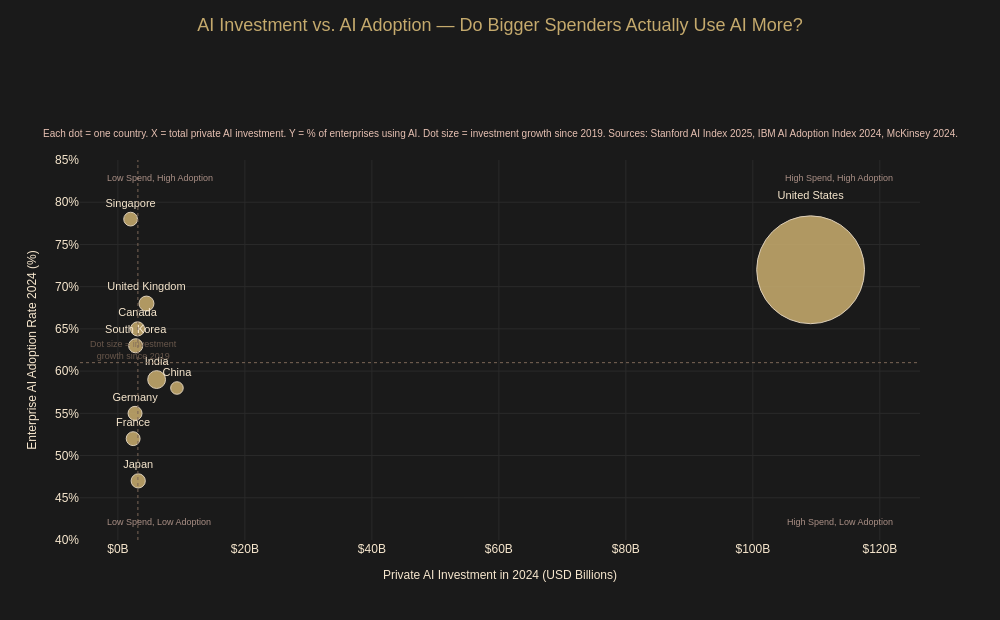

Here is the notebook cell this chart was saved with:
### Code cell
# ══════════════════════════════════════════════════════════════════════════════
# CELL 14 — Load and Clean Investment Data
# ══════════════════════════════════════════════════════════════════════════════
# What this cell does:
#   - Loads the investment dataset (which has 2 header rows we skip)
#   - Cleans out rows we don't need (global totals, footnotes)
#   - Converts all year columns to proper numbers
#   - Adds an AI Adoption % column so we can compare investment vs adoption
#   - Result: one clean dataframe called df_invest, ready for charting

import pandas as pd  # pandas reads our CSV files

# Load the CSV — skiprows=2 skips the title row and source row at the top
df_raw = pd.read_csv(
    "E:/EVELORA/evelora-ai-adoption-index/data/raw/4_Investment_By_Country.csv",
    skiprows=2  # the first 2 rows are a title and source note, not real data
)

# Drop the Notes column — we don't need the text explanations in our chart
df_raw = df_raw.drop(columns=["Notes"])

# Remove rows that are NOT individual countries
# The dataset includes global totals and a footnote row — we filter those out
exclude = ["Global Total (Corp)", "of which: GenAI", "European Union"]
# European Union is excluded because it overlaps with Germany/France which are separate
df_invest = df_raw[~df_raw["Country / Region"].isin(exclude)].copy()
# ~ means NOT — so this keeps every row that is NOT in the exclude list

# Drop any rows where the country name is missing (e.g. the source footnote row)
df_invest = df_invest.dropna(subset=["Country / Region"])

# Rename columns so they're clean and easy to use
df_invest.columns = ["Country", "2019", "2020", "2021", "2022", "2023", "2024"]

# Convert all year columns from text to actual numbers
# errors='coerce' means: if a value can't be converted (like "—"), turn it into NaN
for col in ["2019", "2020", "2021", "2022", "2023", "2024"]:
    df_invest[col] = pd.to_numeric(df_invest[col], errors="coerce")

# Add a Growth column — how much did investment grow from 2019 to 2024?
# This tells us which countries scaled their AI spending the fastest
df_invest["Growth_2019_2024"] = df_invest["2024"] - df_invest["2019"]

# Add AI Adoption % for 2024 per country
# Source: IBM Global AI Adoption Index 2024 + McKinsey State of AI 2024
# These are enterprise-level AI adoption rates (% of companies using AI)
adoption_map = {
    "United States"  : 72,   # IBM AI Adoption Index 2024
    "China"          : 58,   # McKinsey State of AI 2024
    "United Kingdom" : 68,   # IBM AI Adoption Index 2024
    "India"          : 59,   # IBM AI Adoption Index 2024
    "Canada"         : 65,   # IBM AI Adoption Index 2024
    "Germany"        : 55,   # McKinsey State of AI 2024
    "France"         : 52,   # McKinsey State of AI 2024
    "South Korea"    : 63,   # Stanford HAI AI Index 2025
    "Japan"          : 47,   # Stanford HAI AI Index 2025
    "Singapore"      : 78,   # IBM AI Adoption Index 2024 — top in APAC
}

# Map the adoption values onto our dataframe using the country name as the key
df_invest["Adoption_2024"] = df_invest["Country"].map(adoption_map)

# Drop any countries that didn't get a match (countries not in our adoption_map)
df_invest = df_invest.dropna(subset=["Adoption_2024"])

# Reset the row index so it starts cleanly from 0
df_invest = df_invest.reset_index(drop=True)

# Quick check — print the columns we care about
print("=== Investment + Adoption Data — Ready for Chart ===")
print(df_invest[["Country", "2024", "Growth_2019_2024", "Adoption_2024"]].to_string())
print()
print(f"Total countries: {len(df_invest)}")
print("All good — ready for Cell 15.")


# ══════════════════════════════════════════════════════════════════════════════
# CELL 15 — Chart 6: Investment vs Adoption Scatter Plot
# ══════════════════════════════════════════════════════════════════════════════
# What this cell does:
#   - Builds a scatter plot where each dot is one country
#   - X axis = how much that country invested in AI in 2024 (USD billions)
#   - Y axis = how many companies in that country are actually using AI (%)
#   - Dot size = how fast investment grew from 2019 to 2024
#   - The interesting story: high investment does NOT always mean high adoption
#   - Saved as chart6_investment_vs_adoption.html

import plotly.graph_objects as go  # plotly makes our interactive charts
from assets.evelora_theme import COLORS, BACKGROUND  # always use brand colors

# ── Step 1: Build the scatter trace ──────────────────────────────────────────

fig6 = go.Figure()  # start with a blank figure

fig6.add_trace(go.Scatter(
    # X axis: investment in 2024 in USD billions
    x=df_invest["2024"],

    # Y axis: AI adoption rate in 2024 (% of companies using AI)
    y=df_invest["Adoption_2024"],

    # Show both the dot and the country name label
    mode="markers+text",

    # Country names as the labels
    text=df_invest["Country"],

    # Place labels above each dot so they don't overlap the dot
    textposition="top center",

    # Dot styling
    marker=dict(
        # Dot size = investment growth from 2019 to 2024
        # Multiplied so the difference is visible; +12 sets a minimum size
        size=df_invest["Growth_2019_2024"] * 1.1 + 12,

        # Gold dots — on brand
        color=COLORS["gold"],

        # Slight transparency so overlapping dots still look clean
        opacity=0.88,

        # Thin cream border around each dot for crispness
        line=dict(color=COLORS["cream"], width=1),
    ),

    # Label font — cream so it reads on dark background
    textfont=dict(color=COLORS["cream"], size=11, family="Arial"),

    # What shows when you hover over a dot
    hovertemplate=(
        "<b>%{text}</b><br>"
        "AI Investment 2024: $%{x}B<br>"
        "AI Adoption 2024: %{y}%<br>"
        "<extra></extra>"  # removes the default trace name box
    ),
))

# ── Step 2: Add reference lines to create quadrants ──────────────────────────
# These lines divide the chart into 4 zones so the story is instantly readable

# Calculate midpoints for our reference lines
x_mid = df_invest["2024"].median()      # median investment
y_mid = df_invest["Adoption_2024"].median()  # median adoption

# Vertical line at median investment
fig6.add_vline(
    x=x_mid,
    line_dash="dot",              # dotted so it doesn't dominate
    line_color=COLORS["dark"],    # dark brown — subtle
    line_width=1,
)

# Horizontal line at median adoption
fig6.add_hline(
    y=y_mid,
    line_dash="dot",
    line_color=COLORS["dark"],
    line_width=1,
)

# ── Step 3: Add quadrant labels ───────────────────────────────────────────────
# These tell the reader what each zone means without them having to guess

quadrant_labels = [
    # Top-right: high investment AND high adoption — the leaders
    dict(x=0.97, y=0.97, text="High Spend, High Adoption",
         xanchor="right", yanchor="top"),

    # Top-left: low investment BUT high adoption — efficient adopters
    dict(x=0.03, y=0.97, text="Low Spend, High Adoption",
         xanchor="left", yanchor="top"),

    # Bottom-right: high investment BUT low adoption — overspenders
    dict(x=0.97, y=0.03, text="High Spend, Low Adoption",
         xanchor="right", yanchor="bottom"),

    # Bottom-left: low investment AND low adoption — laggards
    dict(x=0.03, y=0.03, text="Low Spend, Low Adoption",
         xanchor="left", yanchor="bottom"),
]

for ql in quadrant_labels:
    fig6.add_annotation(
        xref="paper", yref="paper",   # paper = relative to chart area (0 to 1)
        x=ql["x"],
        y=ql["y"],
        text=ql["text"],
        showarrow=False,
        font=dict(color=COLORS["blush"], size=9, family="Arial"),
        xanchor=ql["xanchor"],
        yanchor=ql["yanchor"],
        opacity=0.7,
    )

# ── Step 4: Add dot size legend annotation ────────────────────────────────────
fig6.add_annotation(
    xref="paper", yref="paper",
    x=0.01, y=0.50,
    text="Dot size = investment<br>growth since 2019",
    showarrow=False,
    font=dict(color=COLORS["dark"], size=9, family="Arial"),
    xanchor="left",
    opacity=0.8,
)

# ── Step 5: Layout — dark background, gold title, branded axes ────────────────
fig6.update_layout(
    paper_bgcolor=BACKGROUND,   # outer background
    plot_bgcolor=BACKGROUND,    # inner chart area background
    font=dict(color=COLORS["cream"], size=12, family="Arial"),
    height=620,
    width=1000,
    margin=dict(l=80, r=80, t=160, b=80),

    # Title
    title=dict(
        text="AI Investment vs. AI Adoption — Do Bigger Spenders Actually Use AI More?",
        font=dict(color=COLORS["gold"], size=18, family="Arial"),
        x=0.5,
        xanchor="center",
        y=0.97,
    ),

    # X axis styling
    xaxis=dict(
        title=dict(
            text="Private AI Investment in 2024 (USD Billions)",
            font=dict(color=COLORS["cream"], size=12),
        ),
        color=COLORS["cream"],
        gridcolor="#2a2a2a",    # very subtle grid lines
        zeroline=False,
        tickprefix="$",         # adds $ sign in front of tick values
        ticksuffix="B",         # adds B after each tick value
    ),

    # Y axis styling
    yaxis=dict(
        title=dict(
            text="Enterprise AI Adoption Rate 2024 (%)",
            font=dict(color=COLORS["cream"], size=12),
        ),
        color=COLORS["cream"],
        gridcolor="#2a2a2a",
        zeroline=False,
        ticksuffix="%",         # adds % after each tick value
        range=[40, 85],         # keeps Singapore visible at top
    ),
)

# ── Step 6: Subtitle ──────────────────────────────────────────────────────────
fig6.add_annotation(
    text=(
        "Each dot = one country. X = total private AI investment. "
        "Y = % of enterprises using AI. Dot size = investment growth since 2019. "
        "Sources: Stanford AI Index 2025, IBM AI Adoption Index 2024, McKinsey 2024."
    ),
    xref="paper", yref="paper",
    x=0.5, y=1.09,
    showarrow=False,
    font=dict(color=COLORS["blush"], size=10, family="Arial"),
    align="center",
)

# ── Step 7: Show and save ─────────────────────────────────────────────────────
fig6.show()

# Save to assets folder
fig6.write_html("../assets/chart6_investment_vs_adoption.html")
print("Chart 6 saved — chart6_investment_vs_adoption.html")

### Figure 1 — Plotly figure (JSON) as saved in the notebook; plotly's stock layout.template omitted (floating-point values rounded to 4 significant figures)
{"data": [{"hovertemplate": "<b>%{text}</b><br>AI Investment 2024: $%{x}B<br>AI Adoption 2024: %{y}%<br><extra></extra>", "marker": {"color": "#C5AA6D", "line": {"color": "#F7E7CE", "width": 1}, "opacity": 0.88, "size": [107.8, 12.55, 14.97, 17.83, 14.09, 13.98, 13.87, 14.09, 14.2, 13.76]}, "mode": "markers+text", "text": ["United States", "China", "United Kingdom", "India", "Canada", "Germany", "France", "South Korea", "Japan", "Singapore"], "textfont": {"color": "#F7E7CE", "family": "Arial", "size": 11}, "textposition": "top center", "type": "scatter", "x": [109.1, 9.3, 4.5, 6.1, 3.1, 2.7, 2.4, 2.8, 3.2, 2.0], "y": [72.0, 58.0, 68.0, 59.0, 65.0, 55.0, 52.0, 63.0, 47.0, 78.0]}], "layout": {"annotations": [{"font": {"color": "#E7C1B3", "family": "Arial", "size": 9}, "opacity": 0.7, "showarrow": false, "text": "High Spend, High Adoption", "x": 0.97, "xanchor": "right", "xref": "paper", "y": 0.97, "yanchor": "top", "yref": "paper"}, {"font": {"color": "#E7C1B3", "family": "Arial", "size": 9}, "opacity": 0.7, "showarrow": false, "text": "Low Spend, High Adoption", "x": 0.03, "xanchor": "left", "xref": "paper", "y": 0.97, "yanchor": "top", "yref": "paper"}, {"font": {"color": "#E7C1B3", "family": "Arial", "size": 9}, "opacity": 0.7, "showarrow": false, "text": "High Spend, Low Adoption", "x": 0.97, "xanchor": "right", "xref": "paper", "y": 0.03, "yanchor": "bottom", "yref": "paper"}, {"font": {"color": "#E7C1B3", "family": "Arial", "size": 9}, "opacity": 0.7, "showarrow": false, "text": "Low Spend, Low Adoption", "x": 0.03, "xanchor": "left", "xref": "paper", "y": 0.03, "yanchor": "bottom", "yref": "paper"}, {"font": {"color": "#7C6657", "family": "Arial", "size": 9}, "opacity": 0.8, "showarrow": false, "text": "Dot size = investment<br>growth since 2019", "x": 0.01, "xanchor": "left", "xref": "paper", "y": 0.5, "yref": "paper"}, {"align": "center", "font": {"color": "#E7C1B3", "family": "Arial", "size": 10}, "showarrow": false, "text": "Each dot = one country. X = total private AI investment. Y = % of enterprises using AI. Dot size = investment growth since 2019. Sources: Stanford AI Index 2025, IBM AI Adoption Index 2024, McKinsey 2024.", "x": 0.5, "xref": "paper", "y": 1.09, "yref": "paper"}], "font": {"color": "#F7E7CE", "family": "Arial", "size": 12}, "height": 620, "margin": {"b": 80, "l": 80, "r": 80, "t": 160}, "paper_bgcolor": "#1a1a1a", "plot_bgcolor": "#1a1a1a", "shapes": [{"line": {"color": "#7C6657", "dash": "dot", "width": 1}, "type": "line", "x0": 3.15, "x1": 3.15, "xref": "x", "y0": 0, "y1": 1, "yref": "y domain"}, {"line": {"color": "#7C6657", "dash": "dot", "width": 1}, "type": "line", "x0": 0, "x1": 1, "xref": "x domain", "y0": 61, "y1": 61, "yref": "y"}], "title": {"font": {"color": "#C5AA6D", "family": "Arial", "size": 18}, "text": "AI Investment vs. AI Adoption — Do Bigger Spenders Actually Use AI More?", "x": 0.5, "xanchor": "center", "y": 0.97}, "width": 1000, "xaxis": {"color": "#F7E7CE", "gridcolor": "#2a2a2a", "tickprefix": "$", "ticksuffix": "B", "title": {"font": {"color": "#F7E7CE", "size": 12}, "text": "Private AI Investment in 2024 (USD Billions)"}, "zeroline": false}, "yaxis": {"color": "#F7E7CE", "gridcolor": "#2a2a2a", "range": [40, 85], "ticksuffix": "%", "title": {"font": {"color": "#F7E7CE", "size": 12}, "text": "Enterprise AI Adoption Rate 2024 (%)"}, "zeroline": false}}}
